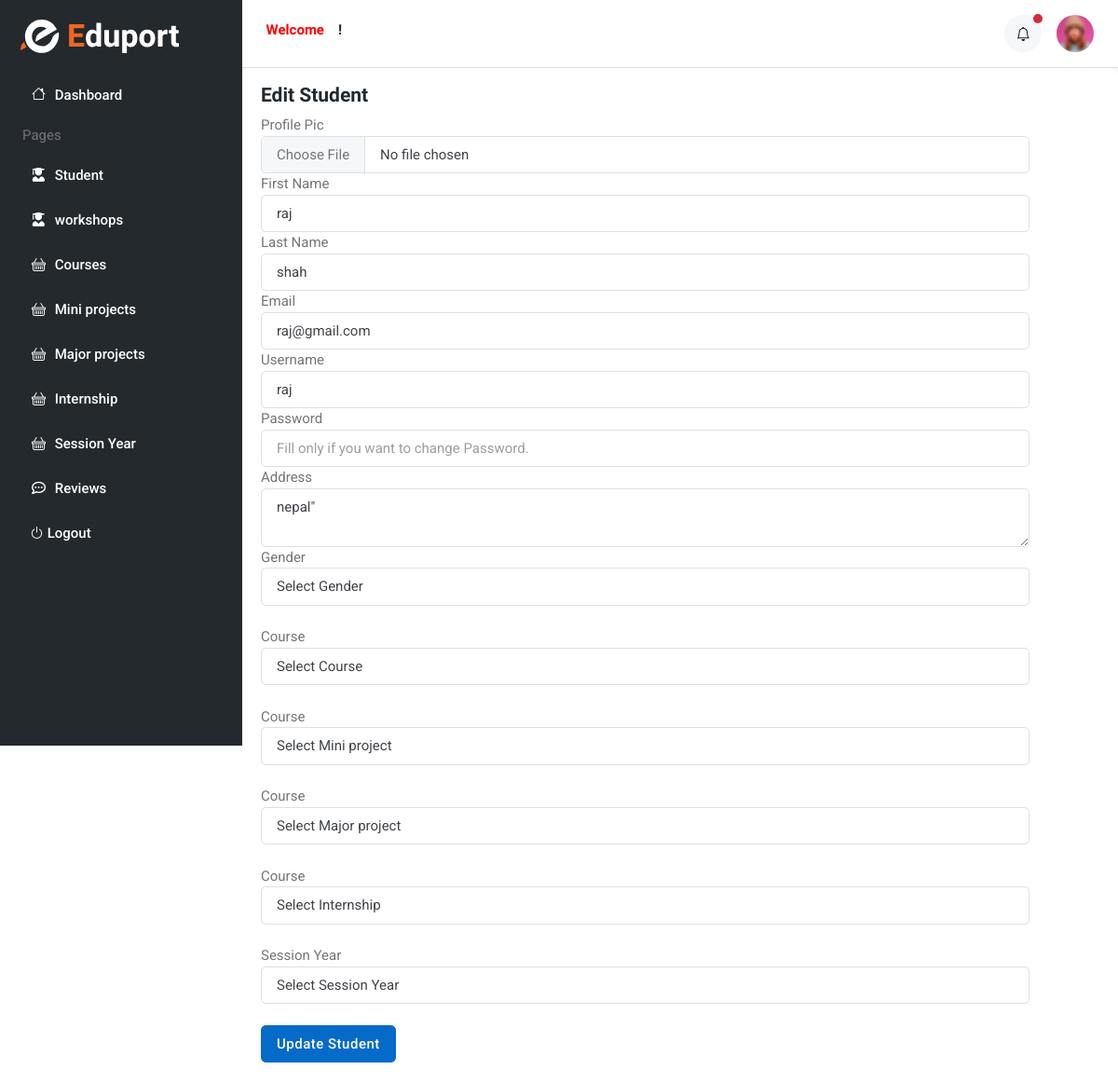
Screenshot of /College/Student/Edit/5 with the database file from the repository.
### instructor/models.py (models this page shows, shortened)
class Student(models.Model):
    admin = models.OneToOneField(Instructor_d,on_delete=models.CASCADE)
    address = models.TextField()
    gender = models.CharField(max_length=100)
    course_id = models.ForeignKey(Course,on_delete=models.DO_NOTHING)
    internship_id = models.ForeignKey(Internship,on_delete=models.DO_NOTHING)
    major_project_id = models.ForeignKey(Major_Project,on_delete=models.DO_NOTHING)
    mini_project_id = models.ForeignKey(Mini_Project,on_delete=models.DO_NOTHING)
    session_year_id = models.ForeignKey(Session_Year,on_delete=models.DO_NOTHING)
    created_at = models.DateTimeField(auto_now_add=True)
    updated_at = models.DateTimeField(auto_now=True)

class Instructor_d(AbstractUser):
    CollegeName = models.CharField( max_length=122)
    CollegeCode=models.CharField(max_length=50)
    adminAdministrator=models.CharField(max_length=122)
    email = models.EmailField(unique=True)
    phone = models.CharField(max_length=12)
    password = models.CharField(max_length=120)
    address = models.TextField(default='DEFAULT VALUE', blank=True, null=True)
    aboutcollege = models.TextField(default='DEFAULT VALUE', blank=True, null=True)
    profile_pic = models.ImageField(upload_to='media/profile_pic',blank=True, null=True)
    USERNAME_FIELD='email'
    REQUIRED_FIELDS=[email]
    objects=UserManager()

### instructor/views.py (the view)
# urls.py: path('College/Student/Edit/<str:id>',views.EDIT_STUDENT,name='edit_student'),
def EDIT_STUDENT(request,id):
    student = Student.objects.filter(id = id)
    course = Course.objects.all()
    major_project = Major_Project.objects.all()
    mini_project = Mini_Project.objects.all()
    internship = Internship.objects.all()
    session_year = Session_Year.objects.all()
    context = {
        'student':student,
        'course':course,
        'session_year':session_year,
        'mini_project':mini_project,
        'major_project':major_project,
        'internship':internship,
    }
    return render(request,'edit_student.html',context)

### templates/edit_student.html (shortened to what this page needs)
{% extends 'base.html' %}
{% block content %}
  <div class="row">
                  <div class="col-sm-12">
                     <div class="card">
                        <div class="card-body">
                           <form method="post" action="{% url 'update_student' %}" enctype="multipart/form-data">
                                 <div class="col-12">
                                    <h5 class="form-title"><span>Edit Student</span></h5>
                                 </div>
                                 <div class="col-sm-11">
                                    <div class="form-group">
                                       <label>Profile Pic</label>
                                       <input type="file" class="form-control" name="profile_pic" >
                                    </div>
                                 </div>
                                 <div class="col-sm-11">
                                    <div class="form-group">
                                       <label>First Name</label>
                                       <input type="text" class="form-control" name="first_name" value="{% for i in student %}{{i.admin.first_name}}{% endfor %}" >
                                    </div>
                                 </div>
                                 <div class="col-sm-11">
                                    <div class="form-group">
                                       <label>Last Name</label>
                                       <input type="text" class="form-control" name="last_name" value="{% for i in student %}{{i.admin.last_name}}{% endfor %}" >
                                    </div>
                                 </div>
                               <div class="col-sm-11">
                                    <div class="form-group">
                                       <label>Email</label>
                                       <input type="text" class="form-control" name="email" value="{% for i in student %}{{i.admin.email}}{% endfor %}" >
                                    </div>
                                 </div>
                               <div class="col-sm-11">
                                    <div class="form-group">
                                       <label>Username</label>
                                       <input type="text" class="form-control" name="username" value="{% for i in student %}{{i.admin.username}}{% endfor %}" >
                                    </div>
                                 </div>
                               <div class="col-sm-11">
                                    <div class="form-group">
                                       <label>Password</label>
                                       <input type="password" class="form-control" name="password"  placeholder="Fill only if you want to change Password." >
                                    </div>
                                 </div>
                               <div class="col-sm-11">
                                    <div class="form-group">
                                        <label>Address</label>
                                        <textarea class="form-control" name="address" required >{% for i in student %}{{i.address}}{% endfor %}"</textarea>
                                    </div>
                                 </div>
                               <div class="col-sm-11">
                                    <label>Gender</label>
                                       <select class="form-control" name="gender" >
                                          <option>Select Gender</option>
                                       </select>
                                 </div>
                               <br>
                               <div class="col-sm-11">
                                    <label>Course</label>
                                       <select class="form-control" name="course_id" >
                                          <option>Select Course</option>
                                       </select>
                                 </div>
                              <br>
                               <div class="col-sm-11">
                                    <label>Course</label>
                                       <select class="form-control" name="course_id" >
                                          <option>Select Mini project</option>
                                       </select>
                                 </div>
                              <br>
                               <div class="col-sm-11">
                                    <label>Course</label>
                                       <select class="form-control" name="course_id" >
                                          <option>Select Major project</option>
                                       </select>
                                 </div>
                              <br>
                               <div class="col-sm-11">
                                    <label>Course</label>
                                       <select class="form-control" name="course_id" >
                                          <option>Select Internship</option>
                                       </select>
                                 </div>
                              <br>
                               <div class="col-sm-11">
                                    <label>Session Year</label>
                                       <select class="form-control" name="session_year_id" >
                                          <option>Select Session Year</option>
                                       </select>
                                 </div>
                               <br>
                                 <div class="col-12">
                                    <button type="submit" class="btn btn-primary">Update Student</button>
                                 </div>
                           </form>
                        </div>
                     </div>
                  </div>
               </div>
{% endblock %}

### rows the page displays
Student: first_name "raj", last_name "shah", email "raj@gmail.com", username "raj", address "nepal\""
